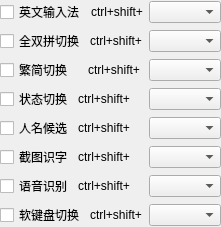
             <widget class="QWidget" name="shortcut_widget_2" native="true">
              <layout class="QVBoxLayout" name="verticalLayout_3">
               <property name="spacing">
                <number>5</number>
               </property>
               <property name="leftMargin">
                <number>0</number>
               </property>
               <property name="topMargin">
                <number>0</number>
               </property>
               <property name="rightMargin">
                <number>0</number>
               </property>
               <property name="bottomMargin">
                <number>0</number>
               </property>
               <item>
                <layout class="QHBoxLayout" name="horizontalLayout">
                 <property name="spacing">
                  <number>6</number>
                 </property>
                 <item>
                  <widget class="QCheckBox" name="cnEn_switch_checkbox">
                   <property name="text">
                    <string>英文输入法</string>
                   </property>
                  </widget>
                 </item>
                 <item>
                  <widget class="QLabel" name="label">
                   <property name="text">
                    <string>ctrl+shift+</string>
                   </property>
                  </widget>
                 </item>
                 <item>
                  <widget class="QComboBox" name="cnen_switch_combo"/>
                 </item>
                </layout>
               </item>
               <item>
                <layout class="QHBoxLayout" name="horizontalLayout_22">
                 <item>
                  <widget class="QCheckBox" name="quan_shuang_checkbox">
                   <property name="text">
                    <string>全双拼切换</string>
                   </property>
                  </widget>
                 </item>
                 <item>
                  <widget class="QLabel" name="label_2">
                   <property name="text">
                    <string>ctrl+shift+</string>
                   </property>
                  </widget>
                 </item>
                 <item>
                  <widget class="QComboBox" name="quan_shuang_combo"/>
                 </item>
                </layout>
               </item>
               <item>
                <layout class="QHBoxLayout" name="horizontalLayout_23">
                 <item>
                  <widget class="QCheckBox" name="simple_traditoal_switch_checkbox">
                   <property name="text">
                    <string>繁简切换   </string>
                   </property>
                  </widget>
                 </item>
                 <item>
                  <widget class="QLabel" name="label_3">
                   <property name="text">
                    <string>ctrl+shift+</string>
                   </property>
                  </widget>
                 </item>
                 <item>
                  <widget class="QComboBox" name="simple_traditional_switch_combo"/>
                 </item>
                </layout>
               </item>
               <item>
                <layout class="QHBoxLayout" name="horizontalLayout_24">
                 <item>
                  <widget class="QCheckBox" name="statusbar_switch_checkbox">
                   <property name="text">
                    <string>状态切换</string>
                   </property>
                  </widget>
                 </item>
                 <item>
                  <widget class="QLabel" name="label_4">
                   <property name="text">
                    <string>ctrl+shift+</string>
                   </property>
                  </widget>
                 </item>
                 <item>
                  <widget class="QComboBox" name="statusbar_switch_combo"/>
                 </item>
                </layout>
               </item>
               <item>
                <layout class="QHBoxLayout" name="horizontalLayout_30">
                 <item>
                  <widget class="QCheckBox" name="name_mode_shortcut_checkbox">
                   <property name="text">
                    <string>人名候选</string>
                   </property>
                  </widget>
                 </item>
                 <item>
                  <widget class="QLabel" name="name_mode_mode_label">
                   <property name="text">
                    <string>ctrl+shift+</string>
                   </property>
                  </widget>
                 </item>
                 <item>
                  <widget class="QComboBox" name="name_mode_shortcut_combo"/>
                 </item>
                </layout>
               </item>
               <item>
                <layout class="QHBoxLayout" name="horizontalLayout_35">
                 <item>
                  <widget class="QCheckBox" name="ocr_switch_checkbox">
                   <property name="text">
                    <string>截图识字</string>
                   </property>
                  </widget>
                 </item>
                 <item>
                  <widget class="QLabel" name="ocr_switch_label">
                   <property name="text">
                    <string>ctrl+shift+</string>
                   </property>
                  </widget>
                 </item>
                 <item>
                  <widget class="QComboBox" name="ocr_switch_combo"/>
                 </item>
                </layout>
               </item>
               <item>
                <layout class="QHBoxLayout" name="horizontalLayout_34">
                 <item>
                  <widget class="QCheckBox" name="voice_switch_checkbox">
                   <property name="text">
                    <string>语音识别</string>
                   </property>
                  </widget>
                 </item>
                 <item>
                  <widget class="QLabel" name="voice_switch_label">
                   <property name="text">
                    <string>ctrl+shift+</string>
                   </property>
                  </widget>
                 </item>
                 <item>
                  <widget class="QComboBox" name="voice_switch_combo"/>
                 </item>
                </layout>
               </item>
               <item>
                <layout class="QHBoxLayout" name="horizontalLayout_25">
                 <item>
                  <widget class="QCheckBox" name="soft_panel_switch_checkbox">
                   <property name="text">
                    <string>软键盘切换</string>
                   </property>
                  </widget>
                 </item>
                 <item>
                  <widget class="QLabel" name="label_5">
                   <property name="text">
                    <string>ctrl+shift+</string>
                   </property>
                  </widget>
                 </item>
                 <item>
                  <widget class="QComboBox" name="soft_panel_switch_combo"/>
                 </item>
                </layout>
               </item>
              </layout>
             </widget>
